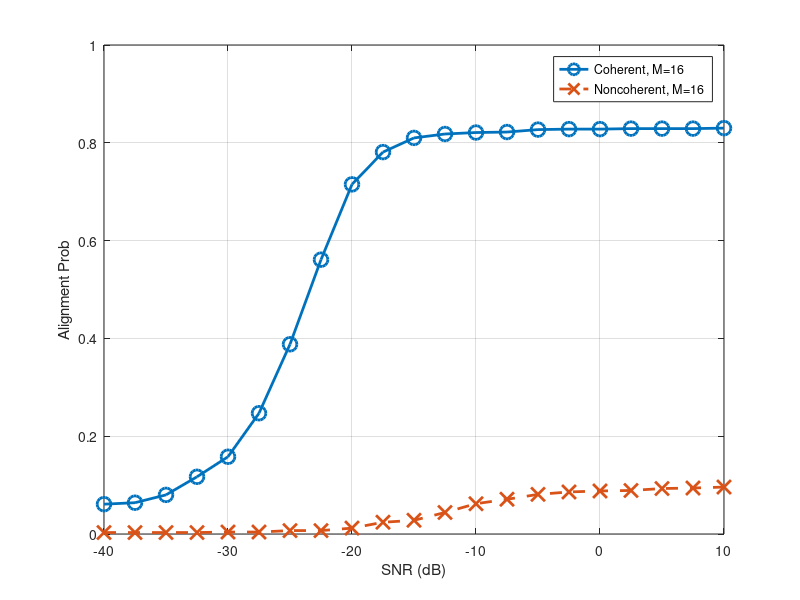

Here is the MATLAB script that generated this plot:
% Alignment performance evaluation

clear;clc;

% ---------- system parameters -----------
rand('seed',3)                                              % random seed
MCtimes = 1e3;                                              % Monte CArlo Runs

CFO_num = 1;
CFO_pool = 0;
% freq_offset = 0e3;                                        % CFO value [Hz]
BW = 57.6e6;                                                % Sample rate [Hz]
Ts = 1/BW;                                                  % Sample Duration [second]
TRN_length = 127;                                           % Pilots number in each sounding
M = 16;                                                    % Num of CS measurement
sample_num = TRN_length*M;                                  % Tot Sample num
PN_sigma = 0^2;                                             % Phase noise power
Ntx = 32;                                                   % transmitter array ULA
Nrx = 8;                                                    % transmitter array ULA

SNR_num = 21;                                                % SNR sweep number
SNR_range = linspace(-40,10,SNR_num);                        % SNR range of interest


%% Pre-compute array responses in all angles

Gt = 33;
Gr = 9;
cand_num_r = Gr;
cand_num_t = Gt;

cand_y = zeros(M,cand_num_r*cand_num_t);
cand_angle_r = linspace(-pi*60/180,pi*60/180,cand_num_r);
AOAstep = cand_angle_r(2)-cand_angle_r(1);
cand_angle_t = linspace(-pi*60/180,pi*60/180,cand_num_t);
AODstep = cand_angle_t(2)-cand_angle_t(1);

cand_ARV_r = exp(1j*(0:Nrx-1)'*pi*sin(cand_angle_r));
cand_ARV_t = exp(1j*(0:Ntx-1)'*pi*sin(cand_angle_t));

%% MC simulations
for MCidx = 1:MCtimes
    clc;fprintf('Ite %d out of %d\n',MCidx,MCtimes);
    
    % To test random beamformer, the sounder BF weights shuffle from time
    % to time
    if mod(MCidx,20)==1
        steer_vec_tx = ((randi(2,Ntx,M)*2-3)+1j*(randi(2,Ntx,M)*2-3))/sqrt(2*Ntx);
        steer_vec_rx = ((randi(2,Nrx,M)*2-3)+1j*(randi(2,Nrx,M)*2-3))/sqrt(2*Nrx);
        Measure_mat = kron(transpose(steer_vec_tx)*conj(cand_ARV_t),steer_vec_rx'*cand_ARV_r);
        select_row = zeros(1,M);
        for ii=1:M
            select_row(ii) = (ii-1)*M+ii;
        end
        Measure_mat_new = Measure_mat(select_row,:);
        for cc=1:cand_num_r*cand_num_t
            Measure_mat_new_norm(cc) = norm(Measure_mat_new(:,cc),2)^2;
        end
    end
    
    
    % Generate AOA/AOD and g_m and CS measurement
    AOD(MCidx) = 0;%(rand*120-60)/180*pi;
    angle_response_tx = (exp(1j*(0:Ntx-1)*pi*sin(AOD(MCidx)))).';
    AOA(MCidx) = 0;%(rand*120-60)/180*pi;
    angle_response_rx = (exp(1j*(0:Nrx-1)*pi*sin(AOA(MCidx)))).';
    chan_H = angle_response_rx*angle_response_tx';
    y = (steer_vec_tx.'*conj(angle_response_tx)).*...
        (steer_vec_rx'*angle_response_rx);
    
    % Received signal, currently no phase error
    sig_received = (kron(y,ones(TRN_length,1))).';
    noise_normal = (randn(sample_num,1)+1j*randn(sample_num,1))/sqrt(2);

    % For loop of different SNR
    for SNRindex = 1:SNR_num
        
        % Adding noise with different power
        noise_pow = 10^(-SNR_range(SNRindex)/10);
        r_noisy = sig_received.'+noise_normal*sqrt(noise_pow);
        

        % ----- OMP use Complex Value ( no Phase Error/Comp) ----------
        for mm=1:M
            sig(MCidx,mm) = mean(r_noisy((mm-1)*TRN_length+1:mm*TRN_length));
        end
        
        cand_score_nocomp = (Measure_mat_new'*(sig(MCidx,:).'.*abs(y)))./Measure_mat_new_norm';
        [~,bestindex_nocomp(MCidx)] = max(abs(cand_score_nocomp));

        bestrow = floor((bestindex_nocomp(MCidx)-1)/cand_num_r)+1;
        bestcol = bestindex_nocomp(MCidx)-(bestrow-1)*cand_num_r;
        bestAOA_nocomp(MCidx,SNRindex) = (bestcol-1)*AOAstep-60*pi/180;
        bestAOD_nocomp(MCidx,SNRindex) = (bestrow-1)*AODstep-60*pi/180;

        AOA_error_nocomp(MCidx,SNRindex) = abs(bestAOA_nocomp(MCidx,SNRindex) - AOA(MCidx));
        AOD_error_nocomp(MCidx,SNRindex) = abs(bestAOD_nocomp(MCidx,SNRindex) - AOD(MCidx));
%         align_counter_nocomp(runindex,CFOindex) = (abs(AOA(runindex) - bestAOA_nocomp(runindex))<0.1)&&...
%             (abs(AOD(runindex) - bestAOD_nocomp(runindex))<0.05);
        

        % ----- OMP using RSSI Only ----------
        for mm=1:M
            sig_post_seq_corr(MCidx,mm) = mean(r_noisy((mm-1)*TRN_length+1:mm*TRN_length));
        end

        cand_score_mag = (abs(Measure_mat_new)'*abs(sig_post_seq_corr(MCidx,:).'))./Measure_mat_new_norm';
        [~,bestindex_mag(MCidx)] = max(abs(cand_score_mag));

        bestrow_mag = floor((bestindex_mag(MCidx)-1)/cand_num_r)+1;
        bestcol_mag = bestindex_mag(MCidx)-(bestrow_mag-1)*cand_num_r;
        bestAOA_mag(MCidx) = (bestcol_mag-1)*AOAstep-60*pi/180;
        bestAOD_mag(MCidx) = (bestrow_mag-1)*AODstep-60*pi/180;

        AOA_error_mag(MCidx,SNRindex) = abs(bestAOA_mag(MCidx) - AOA(MCidx));
        AOD_error_mag(MCidx,SNRindex) = abs(bestAOD_mag(MCidx) - AOD(MCidx));
%         align_counter_mag(runindex,CFOindex) = (abs(AOA(runindex) - bestAOA_mag(runindex))<0.1)&&...
%             (abs(AOD(runindex) - bestAOD_mag(runindex))<0.05);
        
    end % end of SNR for loop
end % end of MC loop
%%
AOAalign_mag_mean = sum((AOA_error_mag/pi*180)<(105/Nrx),1)/MCtimes;
AODalign_mag_mean = sum((AOD_error_mag/pi*180)<(105/Ntx),1)/MCtimes;
align_mag_mean = sum((AOA_error_mag/pi*180)<(105/Nrx)& ...
                     (AOD_error_mag/pi*180)<(105/Ntx), 1)/MCtimes;
                 
AOAalign_nocomp_mean = sum((AOA_error_nocomp/pi*180)<(105/Nrx),1)/MCtimes;
AODalign_nocomp_mean = sum((AOD_error_nocomp/pi*180)<(105/Ntx),1)/MCtimes;
align_nocomp_mean = sum((AOA_error_nocomp/pi*180)<(105/Nrx)& ...
                        (AOD_error_nocomp/pi*180)<(105/Ntx), 1)/MCtimes;
                 
figure
% plot(SNR_range,AOAalign_nocomp_mean,'-','linewidth',2);hold on
% plot(SNR_range,AODalign_nocomp_mean,'-','linewidth',2);hold on
% plot(SNR_range,AOAalign_mag_mean,'--','linewidth',2);hold on
% plot(SNR_range,AODalign_mag_mean,'--','linewidth',2);hold on
plot(SNR_range,align_nocomp_mean,'-o','linewidth',2,'markersize',10);hold on
plot(SNR_range,align_mag_mean,'--x','linewidth',2,'markersize',10);hold on

grid on
xlabel('SNR (dB)')
ylabel('Alignment Prob')
% legend('AoA, complex alg','AoD, complex alg','AoA, mag alg','AoD, mag alg')
legend(['Coherent, M=' num2str(M)],['Noncoherent, M=' num2str(M)])
%%
% figure(99)
% subplot(211)
% [b,a] = ecdf(AOD_error_nocomp(:,5)/pi*180);
% plot(a,b);hold on
% [b,a] = ecdf(AOD_error_mag(:,5)/pi*180);
% plot(a,b);hold on
% grid on
% xlabel('Estimation Error [deg]')
% ylabel('CDF')
% legend('AoD, complex alg','AoD, mag alg')
% xlim([0,105*8/Ntx])
% 
% subplot(212)
% [b,a] = ecdf(AOA_error_nocomp(:,5)/pi*180);
% plot(a,b);hold on
% [b,a] = ecdf(AOA_error_mag(:,5)/pi*180);
% plot(a,b);hold on
% grid on
% xlabel('Estimation Error [deg]')
% ylabel('CDF')
% xlim([0,105*8/Nrx])
% legend('AoA, complex alg','AoA, mag alg')
